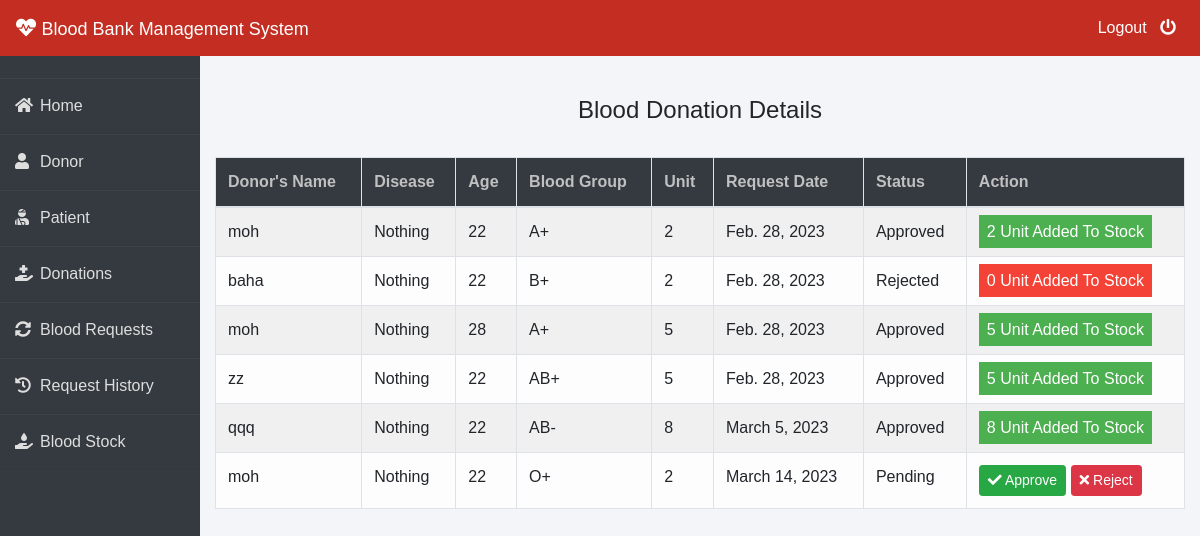
The page /admin-donation (signed in) on the database its author committed.
### donor/models.py (models this page shows, shortened)
class BloodDonate(models.Model):
    donor=models.ForeignKey(Donor,on_delete=models.CASCADE)
    disease=models.CharField(max_length=100,default="Nothing")
    age=models.PositiveIntegerField()
    bloodgroup=models.CharField(max_length=10)
    unit=models.PositiveIntegerField(default=0)
    status=models.CharField(max_length=20,default="Pending")
    date=models.DateField(auto_now=True)

class Donor(models.Model):
    user=models.OneToOneField(User,on_delete=models.CASCADE)
    profile_pic= models.ImageField(upload_to='profile_pic/Donor/',null=True,blank=True)
    bloodgroup=models.CharField(max_length=10)
    address = models.CharField(max_length=40)
    mobile = models.CharField(max_length=20,null=False)
    def __str__(self):
        return self.user.first_name

### blood/views.py (the view)
# urls.py: path('admin-donation', views.admin_donation_view,name='admin-donation'),
@login_required(login_url='adminlogin')
def admin_donation_view(request):
    donations=dmodels.BloodDonate.objects.all()
    return render(request,'blood/admin_donation.html',{'donations':donations})

### templates/blood/admin_donation.html (shortened to what this page needs)
{% extends 'blood/adminbase.html' %}
{% block content %}
{% load widget_tweaks %}
{%load static%}
<head>
   </head>
<br><br>
<div class="container">
    <H4 class="text-center">Blood Donation Details</H4><br>
    <table class="table table-light table-hover table-bordered table-striped">
        <thead class="bg-dark">
            <tr>
                <th scope="col" style="color: rgb(192, 192, 192);">Donor's Name</th>
                <th scope="col" style="color: rgb(192, 192, 192);">Disease</th>
                <th scope="col" style="color: rgb(192, 192, 192);">Age</th>
                <th scope="col" style="color: rgb(192, 192, 192);">Blood Group</th>
                <th scope="col" style="color: rgb(192, 192, 192);">Unit</th>
                <th scope="col" style="color: rgb(192, 192, 192);">Request Date</th>
                <th scope="col" style="color: rgb(192, 192, 192);">Status</th>
                <th style="color: rgb(192, 192, 192);">Action</th>
            </tr>
        </thead>
        <tbody>
            {% for t in donations %}
            <tr>
                <td> {{t.donor}}</td>
                <td> {{t.disease}}</td>
                <td> {{t.age}}</td>
                <td>{{t.bloodgroup}}</td>
                <td>{{t.unit}}</td>
                <td>{{t.date}}</td>
                <td>{{t.status}}</td>
                {% if t.status == 'Pending' %}
                <td>
                    <button class="btn btn-success btn-sm"><a  style="text-decoration: none;color: white;" href="{% url 'approve-donation' t.id  %}"><i class="fa fa-check"></i> Approve</a> </button>
                    <button class="btn btn-danger btn-sm"><a  style="text-decoration: none;color: white;" href="{% url 'reject-donation' t.id  %}"><i class="fa fa-times"></i> Reject</a> </button>
                </td>
                {% elif  t.status == 'Approved' %}
                <td><span class="label success">{{t.unit}} Unit Added To Stock</span></td>
                {% else %}
                <td><span class="label danger">0 Unit Added To Stock</span></td>
                {% endif %}
            </tr>
            {% endfor %}
        </tbody>
    </table>
</div>
{% endblock content %}

### templates/blood/adminbase.html (shortened to what this page needs)
<!DOCTYPE html>
<html lang="en">
<head>
    <link rel="stylesheet" href="https://maxcdn.bootstrapcdn.com/bootstrap/4.0.0/css/bootstrap.min.css">
    <link rel="stylesheet" href="https://cdnjs.cloudflare.com/ajax/libs/font-awesome/5.14.0/css/all.css">
</head>
<body>
    <nav class="navbar navbar-expand-lg navbar-light fixed-top bg-danger">
        <a style="color:white;" class="navbar-brand" href="/"><i class="fa fa-heartbeat"></i>&nbsp;<font face = "Comic sans MS" size ="4">Blood Bank Management System</font></a>
        <div class="navbar-collapse collapse w-100 order-3 dual-collapse2">
            <ul class="navbar-nav ml-auto">
                <li class="nav-item">
                    <a class="nav-link" style="color: white;" href="/logout">Logout &nbsp; <i class="fas fa-power-off"></i></a>
                </li>
            </ul>
        </div>
      </nav>
<br><br>
<div class="wrapper">
    <div class="sidebar">
        <ul>
            <li><a style="text-decoration:none;" href="/"><i class="fas fa-home"></i>Home</a></li>
            <li><a style="text-decoration:none;" href="/admin-donor"><i class="fas fa-user"></i>Donor</a></li>
            <li><a style="text-decoration:none;" href="/admin-patient"><i class="fas fa-user-injured"></i>Patient</a></li>
            <li><a style="text-decoration:none;" href="/admin-donation"><i class="fas fa-hand-holding-medical"></i>Donations</a></li>
            <li><a style="text-decoration:none;" href="/admin-request"><i class="fas fa-sync-alt"></i>Blood Requests</a></li>
            <li><a style="text-decoration:none;" href="/admin-request-history"><i class="fas fa-history"></i>Request History</a></li>
            <li><a style="text-decoration:none;" href="/admin-blood"><i class="fas fa-hand-holding-water"></i>Blood Stock</a></li>
        </ul>
    </div>
    <div class="main_content">
{% block content %}
{% endblock content %}
    </div>
</div>
</body>
</html>

### templates/blood/adminbase.html (style rules this page uses)
* { margin: 0; padding: 0; box-sizing: border-box; list-style: none; text-decoration: none; font-family: 'Josefin Sans', sans-serif; }
body { background-color: #f3f5f9; }
.bg-danger { background-color: #c32d22!important; }
.wrapper { display: flex; position: relative; }
.wrapper .sidebar { width: 200px; height: 100%; background: #343a40; padding: 30px 0px; position: fixed; }
.wrapper .sidebar ul li { padding: 15px; border-bottom: 1px solid #dedede; border-bottom: 1px solid rgba(0,0,0,0.05); border-top: 1px solid rgba(255,255,255,0.05); }
.wrapper .sidebar ul li a { color: #dedede; display: block; }
.wrapper .sidebar ul li a .fas { width: 25px; }
.wrapper .main_content { width: 100%; margin-left: 200px; }

### templates/blood/admin_donation.html (style rules this page uses)
.label { color: white; padding: 8px; }
.success { background-color: #4CAF50; }
.danger { background-color: #f44336; }

### rows shown on the page
BloodDonate: donor "moh", disease "Nothing", age "22", bloodgroup "A+", unit "2", date "Feb. 28, 2023", status "Approved"
BloodDonate: donor "baha", disease "Nothing", age "22", bloodgroup "B+", unit "2", date "Feb. 28, 2023", status "Rejected", shows "0 Unit Added To Stock"
BloodDonate: donor "moh", disease "Nothing", age "28", bloodgroup "A+", unit "5", date "Feb. 28, 2023", status "Approved"
BloodDonate: donor "zz", disease "Nothing", age "22", bloodgroup "AB+", unit "5", date "Feb. 28, 2023", status "Approved"
BloodDonate: donor "qqq", disease "Nothing", age "22", bloodgroup "AB-", unit "8", date "March 5, 2023", status "Approved"
BloodDonate: donor "moh", disease "Nothing", age "22", bloodgroup "O+", unit "2", date "March 14, 2023", status "Pending", shows "Approve"
